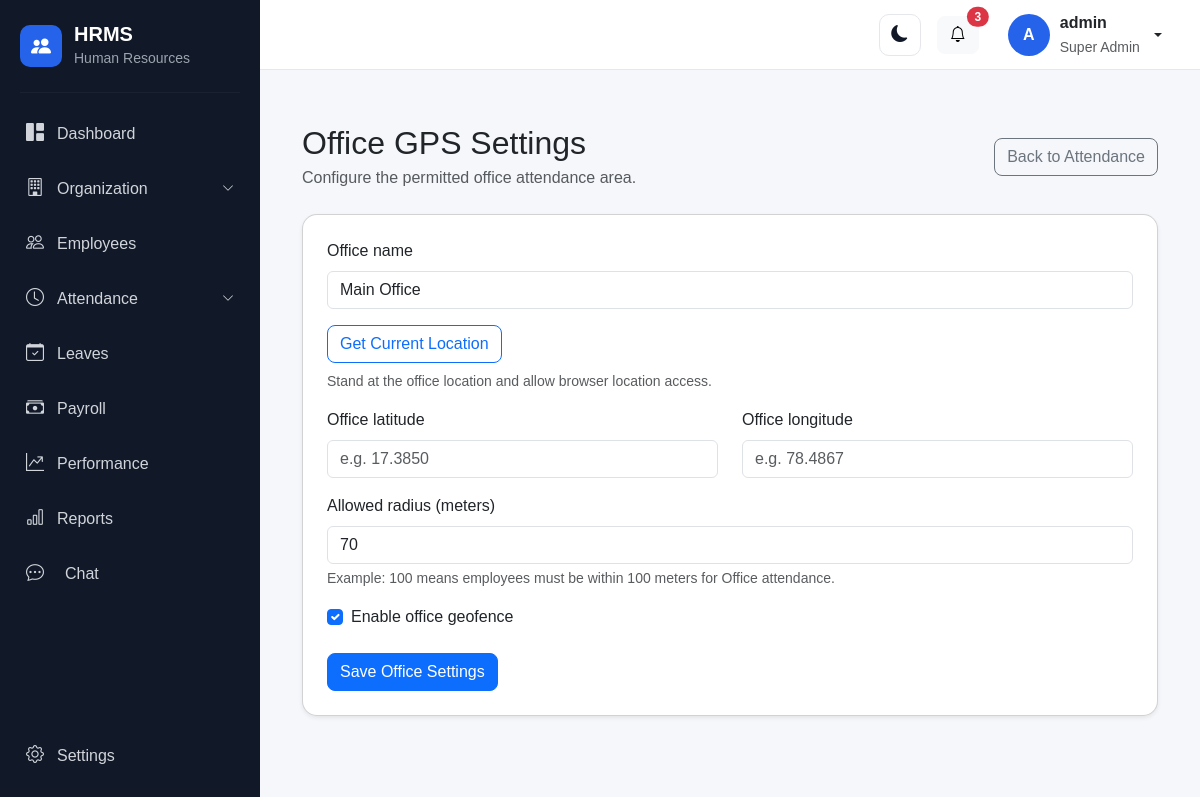
/organization/office-attendance-settings/ (signed in), run on the app's committed database.
### account/models.py (models this page shows, shortened)
class User(AbstractUser):
    class Role(models.TextChoices):
        SUPER_ADMIN = "SUPER_ADMIN", "Super Admin"
        HR_ADMIN = "HR_ADMIN", "HR Admin"
        MANAGER = "MANAGER", "Manager"
        EMPLOYEE = "EMPLOYEE", "Employee"
        RECRUITER = "RECRUITER", "Recruiter"
        PAYROLL_ADMIN = "PAYROLL_ADMIN", "Payroll Admin"
    objects = HRMSUserManager()
    role = models.CharField(
        max_length=30,
        choices=Role.choices,
        default=Role.EMPLOYEE,
    )
    phone = models.CharField(
        max_length=15,
        blank=True,
        null=True,
    )
    profile_picture = models.ImageField(
        upload_to="profile_pictures/",
        blank=True,
        null=True,
    )
    must_change_password = models.BooleanField(
        default=False,
        help_text="If enabled, the user must change their password after logging in.",
    )

### organization/models.py (models this page shows, shortened)
class OfficeAttendanceSettings(models.Model):
    name = models.CharField(
        max_length=150,
        default="Main Office",
    )
    latitude = models.DecimalField(
        max_digits=10,
        decimal_places=7,
        null=True,
        blank=True,
    )
    longitude = models.DecimalField(
        max_digits=10,
        decimal_places=7,
        null=True,
        blank=True,
    )
    radius_meters = models.PositiveIntegerField(
        default=100,
        help_text="Maximum distance allowed for office attendance, in meters.",
    )
    is_active = models.BooleanField(default=True)
    created_at = models.DateTimeField(auto_now_add=True)
    updated_at = models.DateTimeField(auto_now=True)
    class Meta:
        verbose_name = "Office Attendance Setting"
        verbose_name_plural = "Office Attendance Settings"

### organization/views.py (the view)
# urls.py: path("office-attendance-settings/", office_attendance_settings, name="office_attendance_settings"),
@login_required
def office_attendance_settings(request):
    if not is_super_admin(request.user):
        raise PermissionDenied(
            "Only Super Admin can manage office GPS settings."
        )
    settings_obj, _ = OfficeAttendanceSettings.objects.get_or_create(
        pk=1,
        defaults={"name": "Main Office", "radius_meters": 100},
    )
    if request.method == "POST":
        form = OfficeAttendanceSettingsForm(
            request.POST,
            instance=settings_obj,
        )
        if form.is_valid():
            form.save()
            messages.success(request, "Office GPS settings saved successfully.")
            return redirect("office_attendance_settings")
    else:
        form = OfficeAttendanceSettingsForm(instance=settings_obj)
    return render(
        request,
        "organization/office_attendance_settings.html",
        {"form": form, "office_settings": settings_obj},
    )

### templates/organization/office_attendance_settings.html (shortened to what this page needs)
{% extends "base.html" %}
{% block content %}
<div class="container-fluid py-4">
    <div class="d-flex flex-wrap justify-content-between align-items-center mb-4">
        <div>
            <h2 class="mb-1">Office GPS Settings</h2>
            <p class="text-muted mb-0">Configure the permitted office attendance area.</p>
        </div>
        <a href="{% url 'attendance_dashboard' %}" class="btn btn-outline-secondary">
            Back to Attendance
        </a>
    </div>
    <div class="card shadow-sm">
        <div class="card-body p-4">
            <form method="post" id="office-settings-form">
                <div class="mb-3">
                    <label for="{{ form.name.id_for_label }}" class="form-label">Office name</label>
                    {{ form.name }}
                </div>
                <div class="mb-3">
                    <button type="button" id="get-location" class="btn btn-outline-primary">
                        Get Current Location
                    </button>
                    <p class="small text-muted mt-2 mb-0">
                        Stand at the office location and allow browser location access.
                    </p>
                </div>
                <div class="row">
                    <div class="col-md-6 mb-3">
                        <label for="{{ form.latitude.id_for_label }}" class="form-label">Office latitude</label>
                        {{ form.latitude }}
                    </div>
                    <div class="col-md-6 mb-3">
                        <label for="{{ form.longitude.id_for_label }}" class="form-label">Office longitude</label>
                        {{ form.longitude }}
                    </div>
                </div>
                <div class="mb-3">
                    <label for="{{ form.radius_meters.id_for_label }}" class="form-label">Allowed radius (meters)</label>
                    {{ form.radius_meters }}
                    <div class="form-text">Example: 100 means employees must be within 100 meters for Office attendance.</div>
                </div>
                <div class="form-check mb-4">
                    {{ form.is_active }}
                    <label for="{{ form.is_active.id_for_label }}" class="form-check-label">Enable office geofence</label>
                </div>
                <button type="submit" class="btn btn-primary">Save Office Settings</button>
            </form>
        </div>
    </div>
</div>
{% endblock %}

### templates/base.html (shortened to what this page needs)
{% load static %}
<!DOCTYPE html>
<html lang="en">
<head>
    <link href="https://cdn.jsdelivr.net/npm/bootstrap@5.3.3/dist/css/bootstrap.min.css" rel="stylesheet">
    <link rel="stylesheet" href="https://cdn.jsdelivr.net/npm/bootstrap-icons@1.11.3/font/bootstrap-icons.min.css">
    <link rel="stylesheet" href="{% static 'css/style.css' %}">
</head>
<body>
    <div class="d-flex min-vh-100">
        <aside class="sidebar" id="sidebar">
            <div class="sidebar-brand">
                <div class="brand-icon">
                    <i class="bi bi-people-fill"></i>
                </div>
                <div>
                    <h5 class="mb-0">
                        HRMS
                    </h5>
                    <small>
                        Human Resources
                    </small>
                </div>
            </div>
            <hr>
            <nav class="sidebar-menu">
                <a href="{% url 'dashboard' %}" class="sidebar-link">
                    <i class="bi bi-grid-1x2-fill"></i>
                    <span>
                        Dashboard
                    </span>
                </a>
                {% if user.role == "SUPER_ADMIN" %}
                <a class="sidebar-link" data-bs-toggle="collapse" href="#organizationMenu" role="button"
                    aria-expanded="false" aria-controls="organizationMenu">
                    <i class="bi bi-building"></i>
                    <span class="flex-grow-1">
                        Organization
                    </span>
                    <i class="bi bi-chevron-down organization-arrow"></i>
                </a>
                {% endif %}
                <a href="{% url 'employee_list' %}" class="sidebar-link">
                    <i class="bi bi-people"></i>
                    <span>
                        Employees
                    </span>
                </a>
                <a class="sidebar-link" data-bs-toggle="collapse" href="#attendanceMenu"
                    role="button" aria-expanded="false" aria-controls="attendanceMenu">
                    <i class="bi bi-clock"></i>
                    <span class="flex-grow-1">
                        Attendance
                    </span>
                    <i class="bi bi-chevron-down organization-arrow"></i>
                </a>
                <a href="{% url 'leave_dashboard' %}" class="sidebar-link">
                    <i class="bi bi-calendar-check"></i>
                    <span>
                        Leaves
                    </span>
                </a>
                <a href="{% url 'payroll:payroll_dashboard' %}" class="sidebar-link">
                    <i class="bi bi-cash-stack"></i>
                    <span>
                        Payroll
                    </span>
                </a>
                <a href="{% url 'performance:dashboard' %}" class="sidebar-link">
                    <i class="bi bi-graph-up-arrow"></i>
                    <span>
                        Performance
                    </span>
                </a>
                {% if user.role == "HR_ADMIN" or user.role == "SUPER_ADMIN" %}
                <a href="{% url 'reports:dashboard' %}" class="sidebar-link">
                    <i class="bi bi-bar-chart"></i>
                    <span>
                        Reports
                    </span>
                </a>
                {% endif %}
                <a href="{% url 'chat:home' %}"
                    class="sidebar-link {% if request.resolver_match.namespace == 'chat' %}active{% endif %}">
                    <i class="bi bi-chat-dots me-2"></i>
                    <span>Chat</span>
                </a>
            </nav>
            <div class="sidebar-bottom">
                <a href="{% url 'settings' %}" class="sidebar-link">
                    <i class="bi bi-gear"></i>
                    <span>
                        Settings
                    </span>
                </a>
            </div>
        </aside>
        <div class="main-wrapper">
            <nav class="top-navbar">
                <div class="ms-auto d-flex align-items-center gap-3">
                    <button type="button" class="btn theme-toggle" id="themeToggle" aria-label="Switch to dark mode"
                        title="Switch to dark mode">
                        <i class="bi bi-moon-fill" id="themeToggleIcon"></i>
                    </button>
                    <button type="button" class="btn btn-light position-relative">
                        <i class="bi bi-bell"></i>
                        <span class="position-absolute top-0 start-100 translate-middle badge rounded-pill bg-danger">
                            3
                        </span>
                    </button>
                    <div class="dropdown">
                        <button type="button" class="btn user-menu dropdown-toggle" data-bs-toggle="dropdown">
                            <div class="user-avatar overflow-hidden d-flex align-items-center justify-content-center"
                                 style="width:42px; height:42px; min-width:42px; border-radius:50%;">
                                {% if user.employee_profile.profile_photo %}
                                    <img src="{{ user.employee_profile.profile_photo.url }}"
                                         alt="{{ user.get_full_name|default:user.username }}"
                                         style="width:100%; height:100%; object-fit:cover; border-radius:50%;">
                                {% elif user.profile_picture %}
                                    <img src="{{ user.profile_picture.url }}"
                                         alt="{{ user.get_full_name|default:user.username }}"
                                         style="width:100%; height:100%; object-fit:cover; border-radius:50%;">
                                {% else %}
                                    {{ user.first_name|first|default:user.username|first|upper }}
                                {% endif %}
                            </div>
                            <div class="d-none d-md-block text-start">
                                <div class="fw-semibold">
                                    {{ user.get_full_name|default:user.username }}
                                </div>
                                <small class="text-muted">
                                    {{ user.get_role_display }}
                                </small>
                            </div>
                        </button>
                    </div>
                </div>
            </nav>
            <main class="content-area">
                {% block content %}
                {% endblock %}
            </main>
        </div>
    </div>
</body>
</html>

### data on the page
User: first_name|first "A", get_full_name "admin", role "Super Admin"
OfficeAttendanceSettings: name "Main Office", radius_meters "70", is_active "☑"
